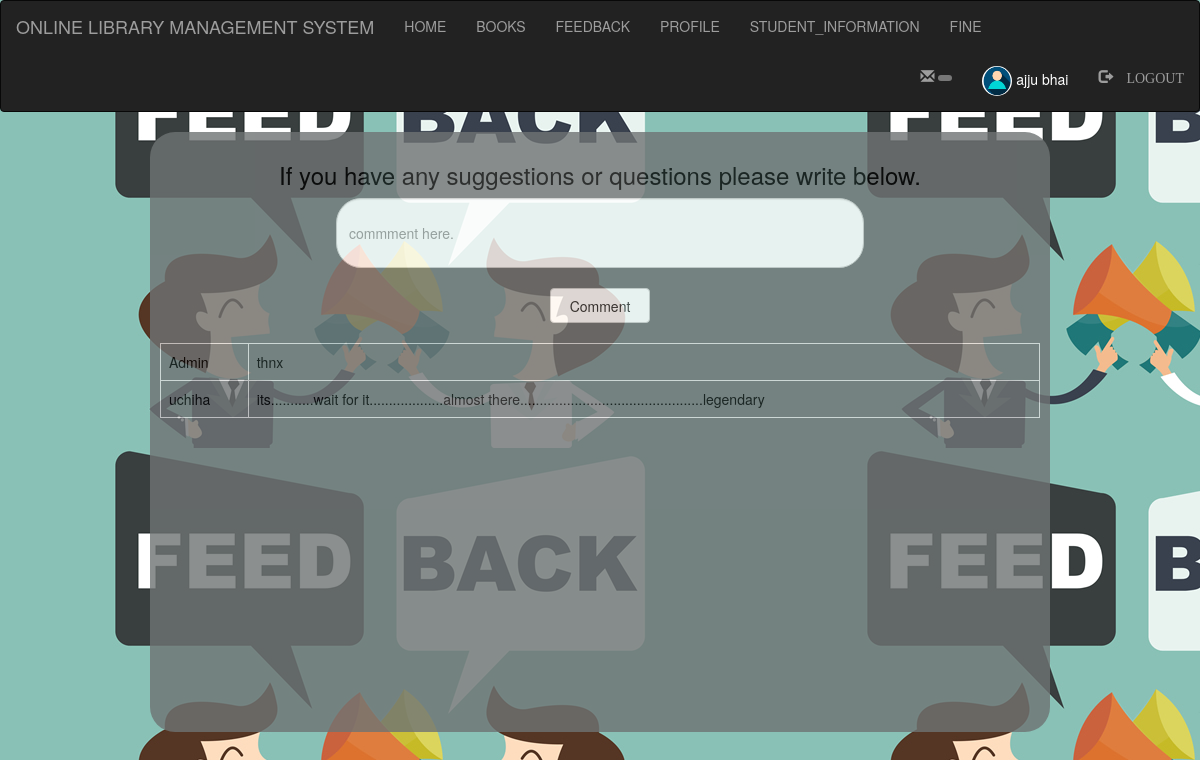
Screenshot of /Admin/feedback.php (signed in) with the database file from the repository.
### tables this page shows
CREATE TABLE `comments` (
  `id` int(100) NOT NULL,
  `username` varchar(100) NOT NULL,
  `comment` varchar(500) NOT NULL
);

### Admin/feedback.php (the view, shortened to what this page needs)
<?php
	include "navbar.php";
?>
<!DOCTYPE html>
<html>
<head>
	<link rel="stylesheet" type="t  ext/css" href="style.css">
	<link rel="stylesheet" href="https://maxcdn.bootstrapcdn.com/bootstrap/3.4.1/css/bootstrap.min.css">
</head>
<body>
	<div class="wrapper">
		<center>
		<h3>If you have any suggestions or questions please write below.</h3>
		<form style="" action="" method="post">
			<input class="form-control" type="text" name="comment" placeholder="commment here."><br>
			<input class="btn btn-default"type="submit" name="submit" value="Comment" style="width: 100px; height: 35px;">
		</form>
		</center>
		<br>
	<div class="scroll">
		<?php
			if(isset($_POST['submit']))
			{
				$sql="INSERT INTO `comments` VALUES('', 'Admin', '$_POST[comment]');";
				if(mysqli_query($db,$sql))
				{
					$q="SELECT * FROM `comments` ORDER BY `comments`.`id` DESC";
					$res=mysqli_query($db,$q);
				echo "<table class='table table-bordered'>";
					while ($row=mysqli_fetch_assoc($res))
					{
						echo "<tr>";
							echo "<td>"; echo $row['username']; echo "</td>";
							echo "<td>"; echo $row['comment']; echo "</td>";
						echo "</tr>";
					}
				echo "</table>";
				}
			}
			else
			{
				$q="SELECT * FROM `comments` ORDER BY `comments`.`id` DESC";
					$res=mysqli_query($db,$q);
				echo "<table class='table table-bordered'>";
					while ($row=mysqli_fetch_assoc($res))
					{
						echo "<tr>";
							echo "<td>"; echo $row['username']; echo "</td>";
							echo "<td>"; echo $row['comment']; echo "</td>";
						echo "</tr>";
					}
				echo "</table>";
			}
		?>
	</div>
	</div>
</body>
</html>

### Admin/feedback.php (style rules this page uses)
body { background-image: url("image/feed.jpg"); }
.wrapper { border-radius: 25px; width: 900px; height: 600px; background-color: #6f7374; color: black; opacity: .8; padding: 10px; margin: 20px auto; }
.form-control { border-radius: 25px; height: 70px; width: 60%; }
.scroll { height: 300px; width: 100%; overflow: auto; }

### rows the page displays
comments: username "Admin", comment "thnx"
comments: username "uchiha", comment "its...........wait for it...................almost there...............................................legendary"

### other values shown
$_SESSION['login_user'] "ajju bhai"
